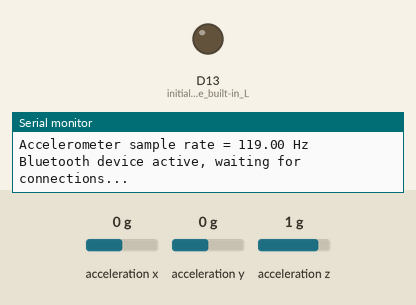
A program run on a simulated Arduino Nano 33 BLE. Parts: output pins drawn as LEDs (lit = HIGH), the last lines printed to the serial monitor. Inputs (shaded band) come from the test bench; at power-on: acceleration x 0 g, acceleration y 0 g, acceleration z 1 g. Nothing arrives over Bluetooth unless stated; a phone connects over Bluetooth LE 3 s after start.

Above: at 0.1 s.
At 3.1 s:
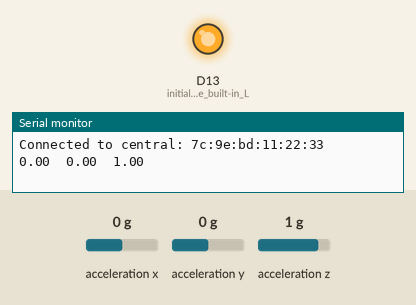
Timing chart, 0 to 4.6 s (numbered marks = the images above):
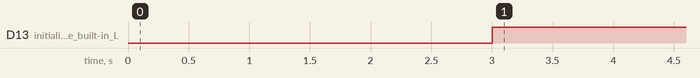

The program:

main.cpp
```cpp
/*
  Battery Monitor

  This example creates a BLE peripheral with the standard battery service and
  level characteristic. The A0 pin is used to calculate the battery level.
*/

#include <ArduinoBLE.h>
#include <Arduino_LSM9DS1.h>

 // BLE Battery Service
BLEService batteryService("19b10000-e8f2-537e-4f6c-d104768a1214");
void updateBatteryLevel();
void updateGforce();

// BLE Battery Level Characteristic
BLEUnsignedCharCharacteristic batteryLevelChar("2A19",  // standard 16-bit characteristic UUID
    BLERead | BLENotify); // remote clients will be able to get notifications if this characteristic changes

int oldBatteryLevel = 0;  // last battery level reading from analog input
long previousMillis = 0;  // last time the battery level was checked, in ms

BLEFloatCharacteristic gforcechar("2A5D", BLERead | BLENotify);

void setup() {
  Serial.begin(9600);    // initialize serial communication
  while (!Serial);

  pinMode(LED_BUILTIN, OUTPUT); // initialize the built-in LED pin to indicate when a central is connected

  // begin initialization
  if (!BLE.begin()) {
    Serial.println("starting BLE failed!");

    while (1);
  }

  if (!IMU.begin()) {
    Serial.println("Failed to initialize IMU!");
    while (1);
  }

  Serial.print("Accelerometer sample rate = ");
  Serial.print(IMU.accelerationSampleRate());
  Serial.println(" Hz");

  /* Set a local name for the BLE device
     This name will appear in advertising packets
     and can be used by remote devices to identify this BLE device
     The name can be changed but maybe be truncated based on space left in advertisement packet
  */
  BLE.setLocalName("BatteryMonitor");
  BLE.setAdvertisedService(batteryService); // add the service UUID
  batteryService.addCharacteristic(batteryLevelChar); // add the battery level characteristic
  batteryService.addCharacteristic(gforcechar);
  BLE.addService(batteryService); // Add the battery service
  batteryLevelChar.writeValue(oldBatteryLevel); // set initial value for this characteristic
  gforcechar.writeValue(0);

  /* Start advertising BLE.  It will start continuously transmitting BLE
     advertising packets and will be visible to remote BLE central devices
     until it receives a new connection */

  // start advertising
  BLE.advertise();

  Serial.println("Bluetooth device active, waiting for connections...");
}

void loop() {
  // wait for a BLE central
  BLEDevice central = BLE.central();

  // if a central is connected to the peripheral:
  if (central) {
    Serial.print("Connected to central: ");
    // print the central's BT address:
    Serial.println(central.address());
    // turn on the LED to indicate the connection:
    digitalWrite(LED_BUILTIN, HIGH);

    // check the battery level every 200ms
    // while the central is connected:
    while (central.connected()) {
      long currentMillis = millis();
      // if 200ms have passed, check the battery level:
      // accel is only read every ~0.01ms on normal mode, 0.0025ms on fast mode
      if (currentMillis - previousMillis >= 200) {
        previousMillis = currentMillis;
        updateGforce();
      }
    }

    // when the central disconnects, turn off the LED:
    digitalWrite(LED_BUILTIN, LOW);
    Serial.print("Disconnected from central: ");
    Serial.println(central.address());
  }
}

void updateGforce() {
  float x, y, z;

  if (IMU.accelerationAvailable()) {
    IMU.readAcceleration(x, y, z);
    float valu = sqrtf(x * x + y * y + z * z) / 9.8;

    Serial.print(x);
    Serial.print('\t');
    Serial.print(y);
    Serial.print('\t');
    Serial.println(z);

    gforcechar.writeValue(valu);
  }
}
```

Measured:
- by itself, D13 (initialize_the_built-in_L): LOW → HIGH at 3.0 s
